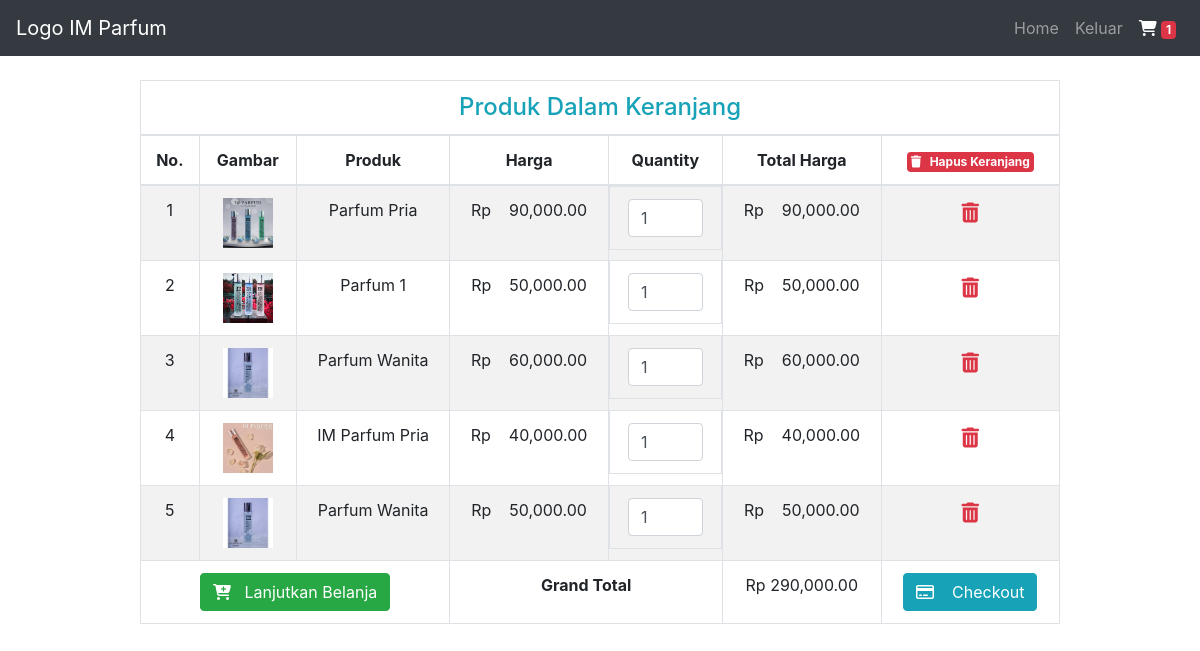
The app's page /user/cart.php with its own data.
### tables this page shows
CREATE TABLE `cart` (
  `id` int(11) NOT NULL,
  `product_name` varchar(250) NOT NULL,
  `product_price` varchar(50) NOT NULL,
  `product_image` varchar(250) NOT NULL,
  `qty` int(10) NOT NULL,
  `total_price` varchar(100) NOT NULL,
  `product_code` varchar(10) NOT NULL,
  `id_user` int(250) NOT NULL
);

### core/base_url.php (called while the page is built, shortened)
<?php
$base_url = 'http://localhost/revisishop/';

### user/cart.php (the view, shortened to what this page needs)
<?php
include '../core/core.php';
?>
<!DOCTYPE html>
<html lang="en">
<head>
    <link rel="stylesheet" href="https://maxcdn.bootstrapcdn.com/bootstrap/4.5.0/css/bootstrap.min.css">
</head>
<body>
    <nav class="navbar navbar-expand-md bg-dark navbar-dark">
        <a class="navbar-brand" href="index.php">Logo IM Parfum</a>
        <div class="collapse navbar-collapse" id="collapsibleNavbar">
            <ul class="navbar-nav ml-auto">
                <li class="nav-item">
                    <a class="nav-link " href="user.php">Home</a>
                </li>
                <li class="nav-item">
                    <a class="nav-link" href="logout.php">Keluar</a>
                </li>
                <li class="nav-item">
                    <a class="nav-link active" href="cart.php"><i class="fa fa-shopping-cart" aria-hidden="true"></i>
                        <span id="cart-item" class="badge badge-danger">1</span></a>
                </li>
            </ul>
        </div>
    </nav>
    <div class="container">
        <div class="row justify-content-center">
            <div class="col-lg-10">
                <div class="table-responsive mt-4 ">
                    <table class="table table-bordered table-striped text-center">
                        <thead>
                            <tr>
                                <td colspan="7">
                                    <h4 class="text-center text-info m-0">
                                        Produk Dalam Keranjang
                                    </h4>
                                </td>
                            </tr>
                            <tr>
                                <th>No.</th>
                                <th>Gambar</th>
                                <th>Produk </th>
                                <th>Harga</th>
                                <th>Quantity</th>
                                <th>Total Harga</th>
                                <th>
                                    <a href="action.php?clear=all" class="badge-danger badge p-1" onclick="return confirm('Apakah Yakin Ingin Menghapus Produk');">
                                        <i class="fas fa-trash"></i>&nbsp;&nbsp; Hapus Keranjang
                                    </a>
                                </th>
                            </tr>
                        </thead>
                        <tbody>
                            <?php
                            require '../config.php';
                            $stmt = $conn->prepare("SELECT * FROM cart");
                            $stmt->execute();
                            $result = $stmt->get_result();
                            $grand_total = 0;
                            $i = 1;
                            while ($row = $result->fetch_assoc()) :
                            ?>
                                <tr>
                                    <td><?= $i ?></td>
                                    <td><img src="<?= $base_url ?>admin/upload/<?= $row['product_image'] ?>" width="50" alt=""></td>
                                    <td><?= $row['product_name'] ?></td>
                                    <td>Rp &nbsp;&nbsp; <?= number_format($row['product_price'], 2); ?></td>
                                    <td class="d-flex align-items-center flex-column">
                                        <input data-quantity=<?php echo mysqli_fetch_assoc(mysqli_query($conn, "SELECT product_quantity FROM product WHERE product_name = '$row[product_name]' "))['product_quantity'] ?> type="number" name="" class="form-control itemQty" id="" value="<?= $row['qty'] ?>" style="width:75px">
                                    </td>
                                    <td>Rp &nbsp;&nbsp; <?= number_format($row['total_price'], 2); ?></td>
                                    <td>
                                        <a href="action.php?remove=<?= $row['id'] ?>" onclick="return confirm('Apakah Produk Ingin Di Hapus');" class="text-danger lead">
                                            <i class="fas fa-trash-alt"></i>
                                        </a>
                                    </td>
                                </tr>
                                <?php $grand_total += $row['total_price']; ?>
                                <?php $i++; ?>
                            <?php endwhile; ?>
                            <tr>
                                <td colspan="3">
                                    <a href="user.php" class="btn btn-success">
                                        <i class="fas fa-cart-plus"></i>&nbsp;&nbsp;
                                        Lanjutkan Belanja </a>
                                </td>
                                <td colspan="2"><b>Grand Total</b></td>
                                <td>Rp <?= number_format($grand_total, 2); ?></td>
                                <td>
                                    <a href="checkout.php" class="btn btn-info <?= ($grand_total  > 1) ? "" : "disable"; ?>">
                                        <i class="far fa-credit-card"> </i>&nbsp; &nbsp;
                                        Checkout
                                    </a>
                                </td>
                            </tr>
                        </tbody>
                    </table>
                </div>
            </div>
        </div>
    </div>
</body>
</html>

### records on screen
cart: product_image (picture), product_name "Parfum Pria", product_price "90,000.00", qty "1", total_price "90,000.00"
cart: product_image (picture), product_name "Parfum 1", product_price "50,000.00", qty "1", total_price "50,000.00"
cart: product_image (picture), product_name "Parfum Wanita", product_price "60,000.00", qty "1", total_price "60,000.00"
cart: product_image (picture), product_name "IM Parfum Pria", product_price "40,000.00", qty "1", total_price "40,000.00"
cart: product_image (picture), product_name "Parfum Wanita", product_price "50,000.00", qty "1", total_price "50,000.00"

### other values on screen
$grand_total "290,000.00"
